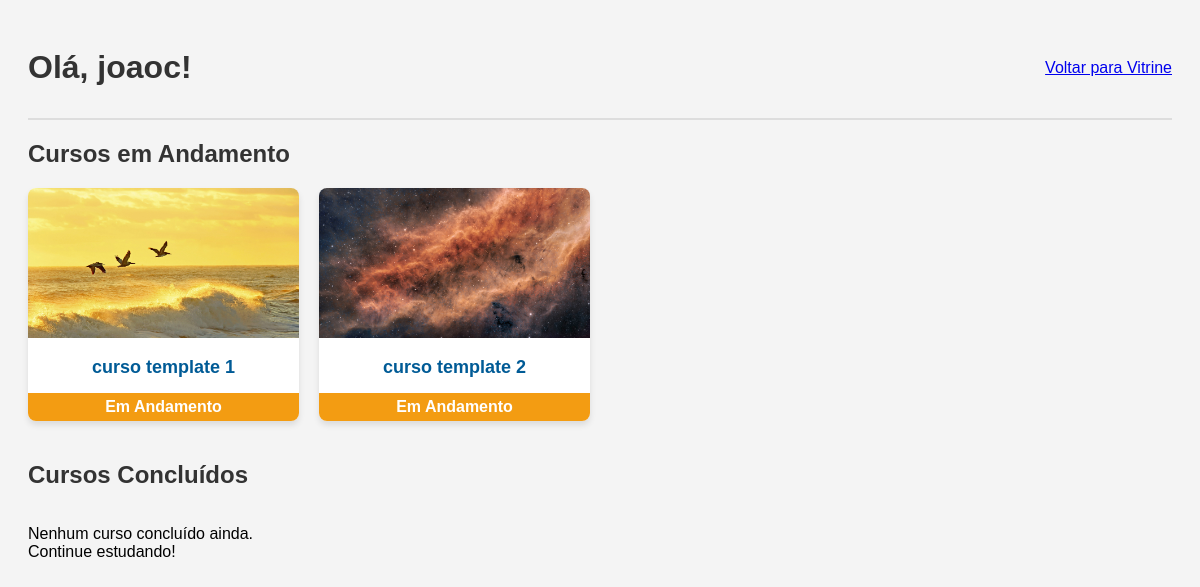
Before: /perfil/ (signed in) with the older database file.
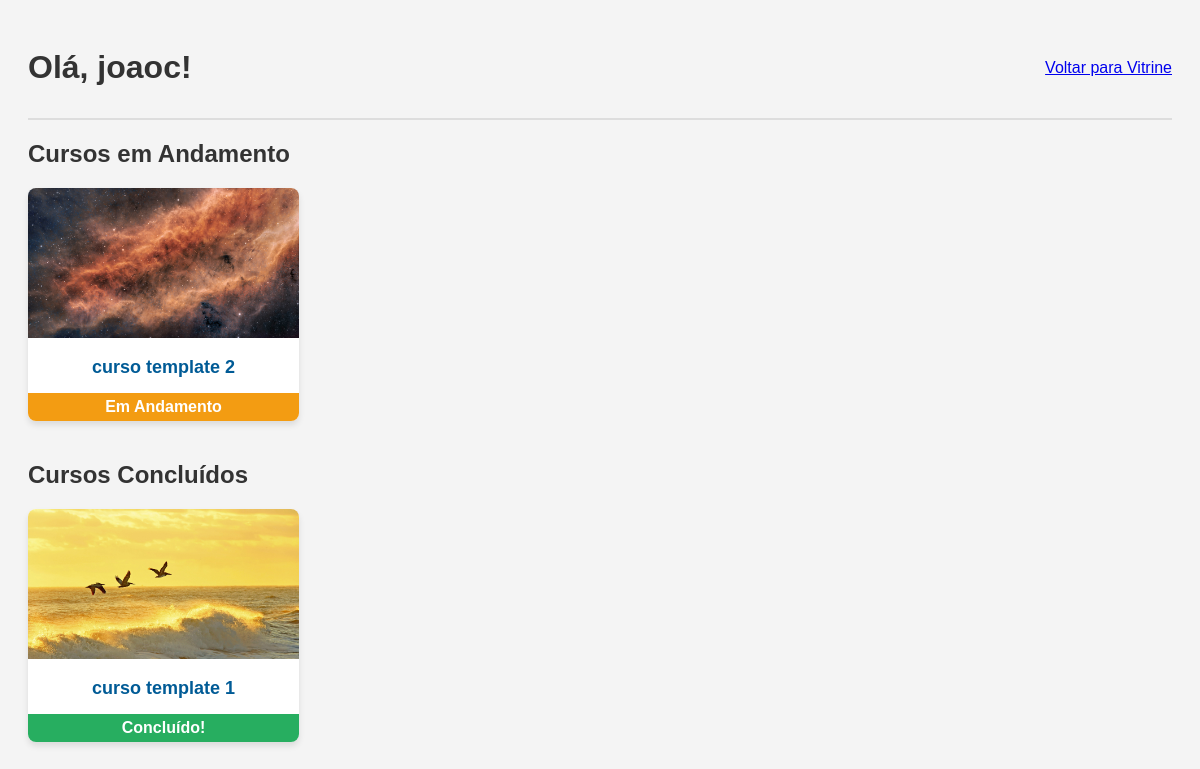
After: the same page with the newer database file.
### cursos/models.py (models this page shows, shortened)
class Inscricao(models.Model):
    STATUS_CHOICES = (
        ('andamento', 'Em Andamento'),
        ('concluido', 'Concluído'),
    )
    usuario = models.ForeignKey(User, on_delete=models.CASCADE)
    curso = models.ForeignKey(Curso, on_delete=models.CASCADE)
    status = models.CharField(max_length=20, choices=STATUS_CHOICES, default='andamento')
    data_inscricao = models.DateTimeField(auto_now_add=True)

class Curso(models.Model):
    nome = models.CharField(max_length=200)
    imagem = models.ImageField(upload_to='cursos_imagens/')
    resumo = models.CharField(max_length=250, default="Resumo do curso...")
    descricao = models.TextField(default="Descrição detalhada do curso...")
    preco = models.DecimalField(max_digits=6, decimal_places=2, default=0.00)

### cursos/views.py (the view)
# urls.py: path('perfil/', views.perfil, name='perfil'),
@login_required
def perfil(request):
    minhas_inscricoes = Inscricao.objects.filter(usuario=request.user)
    cursos_andamento = minhas_inscricoes.filter(status='andamento')
    cursos_concluidos = minhas_inscricoes.filter(status='concluido')
    return render(request, 'cursos/perfil.html', {
        'cursos_andamento': cursos_andamento,
        'cursos_concluidos': cursos_concluidos
    })

### cursos/templates/cursos/perfil.html (shortened to what this page needs)
<!DOCTYPE html>
<html lang="pt-br">
<head>
</head>
<body>
    <div class="container">
        <div class="cabecalho">
            <h1>Olá, {{ user.username }}!</h1>
            <a href="/">Voltar para Vitrine</a>
        </div>
        <h2>Cursos em Andamento</h2>
        <div class="grade-cursos">
            {% for inscricao in cursos_andamento %}
                <div class="card-curso">
                    {% if inscricao.curso.imagem %}
                        <img src="{{ inscricao.curso.imagem.url }}" alt="{{ inscricao.curso.nome }}">
                    {% endif %}
                    <h3>{{ inscricao.curso.nome }}</h3>
                    <span class="status andamento">Em Andamento</span>
                </div>
            {% empty %}
                <p>Você não possui cursos em andamento no momento.</p>
            {% endfor %}
        </div>
        <h2>Cursos Concluídos</h2>
        <div class="grade-cursos">
            {% for inscricao in cursos_concluidos %}
                <div class="card-curso">
                    {% if inscricao.curso.imagem %}
                        <img src="{{ inscricao.curso.imagem.url }}" alt="{{ inscricao.curso.nome }}">
                    {% endif %}
                    <h3>{{ inscricao.curso.nome }}</h3>
                    <span class="status concluido">Concluído!</span>
                </div>
            {% empty %}
                <p>Nenhum curso concluído ainda. Continue estudando!</p>
            {% endfor %}
        </div>
    </div>
</body>
</html>

Changed rows visible on the page:
changed Inscricao "curso template 1": moves from the list under "Cursos em Andamento" to the list under "Cursos Concluídos"
Other visible differences:
text no longer shown: "Nenhum curso concluído ainda. Continue estudando!"
